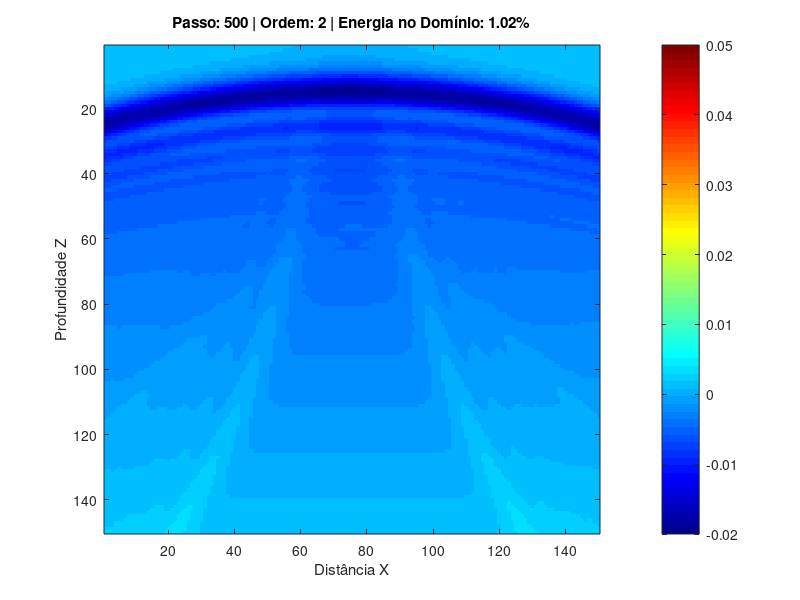

The MATLAB script that drew this image:
% =========================================================================
% SIMULAÇÃO 2D: EXPLOSÃO NA SUPERFÍCIE COM MEDIDOR DE REFLEXÃO
% =========================================================================
clear; clc; close all;

% 1. Parâmetros de Controle do Usuário
% 0 = Bordas Rígidas | 1 = Higdon 1ª Ordem | 2 = Higdon 2ª Ordem
ordem_absorcao = 2;

% 2. Parâmetros do Domínio e Malha
Nx = 150;
Nz = 150;
h = 10.0;
c = 1500.0;

% 3. Parâmetros de Tempo
dt = 0.004;
S = c * dt / h;
PassosTempo = 500; % Aumentei um pouco para dar tempo da onda sair totalmente

% Inicialização
U_past = zeros(Nx, Nz);
U_curr = zeros(Nx, Nz);
U_next = zeros(Nx, Nz);

% 4. Configuração da Explosão (Fonte Gaussiana)
t0 = 0.1;
sigma = 0.02;
x_src = round(Nx/2);
z_src = 2;

% Variáveis para o Medidor de Energia
max_energia = 1e-10; % Evitar divisão por zero no início

c1 = (S - 1) / (S + 1);

figure('Position', [100, 100, 800, 600]);

% =========================================================================
% LAÇO PRINCIPAL
% =========================================================================
for n = 1:PassosTempo
    t = n * dt;

    % A. ATUALIZAÇÃO DO INTERIOR
    U_next(2:Nx-1, 2:Nz-1) = 2*U_curr(2:Nx-1, 2:Nz-1) - U_past(2:Nx-1, 2:Nz-1) + ...
        (S^2) * (U_curr(3:Nx, 2:Nz-1) - 2*U_curr(2:Nx-1, 2:Nz-1) + U_curr(1:Nx-2, 2:Nz-1) + ...
                 U_curr(2:Nx-1, 3:Nz) - 2*U_curr(2:Nx-1, 2:Nz-1) + U_curr(2:Nx-1, 1:Nz-2));

    % B. INJEÇÃO DA EXPLOSÃO
    src = exp(-((t - t0) / sigma)^2);
    U_next(x_src, z_src) = U_next(x_src, z_src) + src;

    % Condição de superfície livre rígida (o "splash")
    U_next(:, 1) = U_curr(:, 2);

    % C. CONDIÇÕES DE TRANSPARÊNCIA (Higdon)
    if ordem_absorcao == 0
        U_next(1, :) = 0; U_next(Nx, :) = 0; U_next(:, Nz) = 0;

    elseif ordem_absorcao == 1
        U_next(1, :) = U_curr(2, :) + c1 * (U_next(2, :) - U_curr(1, :));
        U_next(Nx, :) = U_curr(Nx-1, :) + c1 * (U_next(Nx-1, :) - U_curr(Nx, :));
        U_next(:, Nz) = U_curr(:, Nz-1) + c1 * (U_next(:, Nz-1) - U_curr(:, Nz));

    elseif ordem_absorcao == 2
        U_next(1, :) = 2*c1*U_curr(1, :) - (c1^2)*U_past(1, :) ...
            - 2*c1*U_next(2, :) + 2*(1+c1^2)*U_curr(2, :) - 2*c1*U_past(2, :) ...
            - (c1^2)*U_next(3, :) + 2*c1*U_curr(3, :) - U_past(3, :);

        U_next(Nx, :) = 2*c1*U_curr(Nx, :) - (c1^2)*U_past(Nx, :) ...
            - 2*c1*U_next(Nx-1, :) + 2*(1+c1^2)*U_curr(Nx-1, :) - 2*c1*U_past(Nx-1, :) ...
            - (c1^2)*U_next(Nx-2, :) + 2*c1*U_curr(Nx-2, :) - U_past(Nx-2, :);

        U_next(:, Nz) = 2*c1*U_curr(:, Nz) - (c1^2)*U_past(:, Nz) ...
            - 2*c1*U_next(:, Nz-1) + 2*(1+c1^2)*U_curr(:, Nz-1) - 2*c1*U_past(:, Nz-1) ...
            - (c1^2)*U_next(:, Nz-2) + 2*c1*U_curr(:, Nz-2) - U_past(:, Nz-2);
    end

    % D. MEDIDOR DE REFLEXÃO / ENERGIA DO DOMÍNIO
    % Calcula a soma dos quadrados das amplitudes
    energia_atual = sum(U_next(:).^2);

    % Atualiza o pico de energia histórico
    if energia_atual > max_energia
        max_energia = energia_atual;
    end

    % Calcula quantos % da onda ainda está dentro da malha
    perc_restante = (energia_atual / max_energia) * 100;

    % E. ATUALIZAÇÃO DA MEMÓRIA
    U_past = U_curr;
    U_curr = U_next;

    % F. PLOTAGEM ANIMADA
    if mod(n, 4) == 0
        imagesc(U_curr');
        caxis([-0.02 0.05]);
        colormap(jet);
        colorbar;
        % O título agora atua como um HUD de instrumentação
        title(sprintf('Passo: %d | Ordem: %d | Energia no Domínio: %.2f%%', n, ordem_absorcao, perc_restante));
        xlabel('Distância X');
        ylabel('Profundidade Z');
        drawnow;
    end
end
